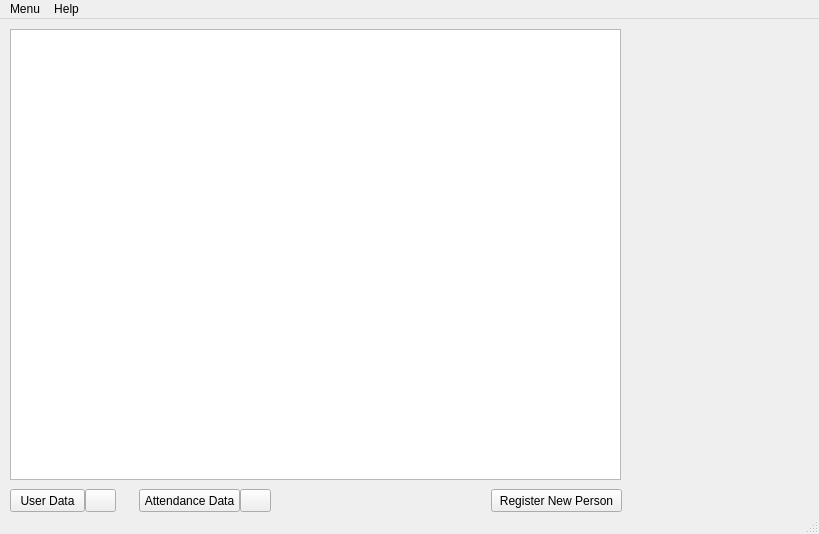
<?xml version="1.0" encoding="UTF-8"?>
<ui version="4.0">
 <class>MainWindow</class>
 <widget class="QMainWindow" name="MainWindow">
  <property name="geometry">
   <rect>
    <x>0</x>
    <y>0</y>
    <width>819</width>
    <height>534</height>
   </rect>
  </property>
  <property name="sizePolicy">
   <sizepolicy hsizetype="Preferred" vsizetype="Preferred">
    <horstretch>0</horstretch>
    <verstretch>0</verstretch>
   </sizepolicy>
  </property>
  <property name="windowTitle">
   <string>FaceSecure: Administrator Program</string>
  </property>
  <widget class="QWidget" name="centralwidget">
   <widget class="QTableWidget" name="tableWidget">
    <property name="geometry">
     <rect>
      <x>10</x>
      <y>10</y>
      <width>611</width>
      <height>451</height>
     </rect>
    </property>
   </widget>
   <widget class="QLabel" name="label">
    <property name="geometry">
     <rect>
      <x>630</x>
      <y>11</y>
      <width>181</width>
      <height>191</height>
     </rect>
    </property>
    <property name="text">
     <string/>
    </property>
    <property name="pixmap">
     <pixmap>img_avatar5.png</pixmap>
    </property>
    <property name="scaledContents">
     <bool>false</bool>
    </property>
    <property name="alignment">
     <set>Qt::AlignCenter</set>
    </property>
   </widget>
   <widget class="QPushButton" name="pushButton">
    <property name="geometry">
     <rect>
      <x>10</x>
      <y>470</y>
      <width>75</width>
      <height>23</height>
     </rect>
    </property>
    <property name="text">
     <string>User Data</string>
    </property>
   </widget>
   <widget class="QPushButton" name="pushButton_2">
    <property name="geometry">
     <rect>
      <x>139</x>
      <y>470</y>
      <width>101</width>
      <height>23</height>
     </rect>
    </property>
    <property name="text">
     <string>Attendance Data</string>
    </property>
   </widget>
   <widget class="QPushButton" name="pushButton_3">
    <property name="geometry">
     <rect>
      <x>85</x>
      <y>470</y>
      <width>31</width>
      <height>23</height>
     </rect>
    </property>
    <property name="text">
     <string/>
    </property>
    <property name="icon">
     <iconset>
      <normaloff>assets/mag_glass.png</normaloff>assets/mag_glass.png</iconset>
    </property>
   </widget>
   <widget class="QPushButton" name="pushButton_4">
    <property name="geometry">
     <rect>
      <x>240</x>
      <y>470</y>
      <width>31</width>
      <height>23</height>
     </rect>
    </property>
    <property name="text">
     <string/>
    </property>
    <property name="icon">
     <iconset>
      <normaloff>assets/mag_glass.png</normaloff>assets/mag_glass.png</iconset>
    </property>
   </widget>
   <widget class="QPushButton" name="pushButton_5">
    <property name="geometry">
     <rect>
      <x>491</x>
      <y>470</y>
      <width>131</width>
      <height>23</height>
     </rect>
    </property>
    <property name="text">
     <string>Register New Person</string>
    </property>
   </widget>
  </widget>
  <widget class="QMenuBar" name="menubar">
   <property name="geometry">
    <rect>
     <x>0</x>
     <y>0</y>
     <width>819</width>
     <height>21</height>
    </rect>
   </property>
   <widget class="QMenu" name="menuMenu">
    <property name="title">
     <string>Menu</string>
    </property>
    <addaction name="actionDownload_CSV"/>
    <addaction name="actionSet_Download_Path"/>
    <addaction name="actionSave_DB_Credential"/>
    <addaction name="actionDelete_record"/>
   </widget>
   <widget class="QMenu" name="menuAbout">
    <property name="title">
     <string>Help</string>
    </property>
    <addaction name="actionAbout"/>
    <addaction name="actionGuidance"/>
   </widget>
   <addaction name="menuMenu"/>
   <addaction name="menuAbout"/>
  </widget>
  <widget class="QStatusBar" name="statusbar"/>
  <action name="actionDownload_CSV">
   <property name="text">
    <string>Download CSV</string>
   </property>
  </action>
  <action name="actionShow_Encoding">
   <property name="text">
    <string>Show Encoding</string>
   </property>
  </action>
  <action name="actionAbout">
   <property name="text">
    <string>About</string>
   </property>
  </action>
  <action name="actionGuidance">
   <property name="text">
    <string>Guidance</string>
   </property>
  </action>
  <action name="actionSet_Download_Path">
   <property name="text">
    <string>Set Download Path</string>
   </property>
  </action>
  <action name="actionSave_DB_Credential">
   <property name="text">
    <string>Save DB Credential</string>
   </property>
  </action>
  <action name="actionDelete_record">
   <property name="text">
    <string>Delete record</string>
   </property>
  </action>
 </widget>
 <resources/>
 <connections/>
</ui>
